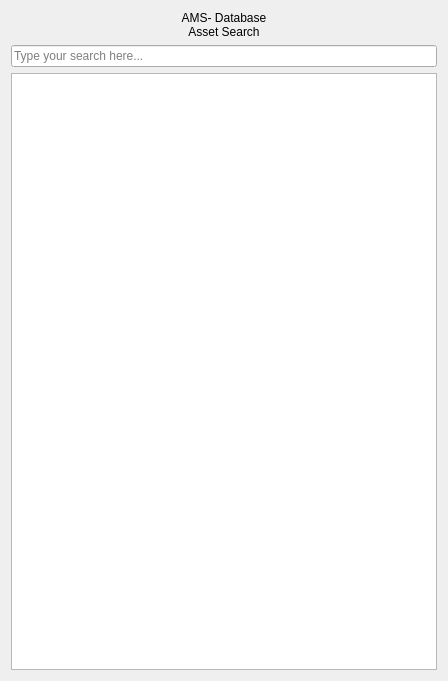
<?xml version="1.0" encoding="UTF-8"?>
<ui version="4.0">
 <class>Form</class>
 <widget class="QWidget" name="Form">
  <property name="geometry">
   <rect>
    <x>0</x>
    <y>0</y>
    <width>448</width>
    <height>681</height>
   </rect>
  </property>
  <property name="windowTitle">
   <string>Form</string>
  </property>
  <layout class="QVBoxLayout" name="verticalLayout">
   <item>
    <layout class="QHBoxLayout" name="horizontalLayout">
     <item>
      <spacer name="horizontalSpacer">
       <property name="orientation">
        <enum>Qt::Horizontal</enum>
       </property>
       <property name="sizeHint" stdset="0">
        <size>
         <width>20</width>
         <height>20</height>
        </size>
       </property>
      </spacer>
     </item>
     <item>
      <widget class="QLabel" name="label">
       <property name="text">
        <string>AMS- Database Asset Search</string>
       </property>
       <property name="alignment">
        <set>Qt::AlignCenter</set>
       </property>
       <property name="wordWrap">
        <bool>true</bool>
       </property>
      </widget>
     </item>
     <item>
      <spacer name="horizontalSpacer_2">
       <property name="orientation">
        <enum>Qt::Horizontal</enum>
       </property>
       <property name="sizeHint" stdset="0">
        <size>
         <width>20</width>
         <height>20</height>
        </size>
       </property>
      </spacer>
     </item>
    </layout>
   </item>
   <item>
    <widget class="QLineEdit" name="lineEdit">
     <property name="placeholderText">
      <string>Type your search here...</string>
     </property>
    </widget>
   </item>
   <item>
    <widget class="QListView" name="listView"/>
   </item>
  </layout>
 </widget>
 <resources/>
 <connections/>
</ui>
